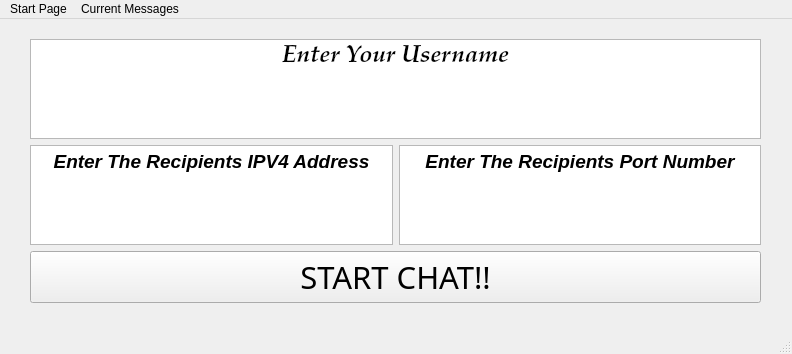
<?xml version="1.0" encoding="UTF-8"?>
<ui version="4.0">
 <class>MainWindow</class>
 <widget class="QMainWindow" name="MainWindow">
  <property name="geometry">
   <rect>
    <x>0</x>
    <y>0</y>
    <width>792</width>
    <height>354</height>
   </rect>
  </property>
  <property name="windowTitle">
   <string>ChatApplication</string>
  </property>
  <widget class="QWidget" name="centralwidget">
   <widget class="QWidget" name="verticalLayoutWidget">
    <property name="geometry">
     <rect>
      <x>30</x>
      <y>20</y>
      <width>731</width>
      <height>264</height>
     </rect>
    </property>
    <layout class="QVBoxLayout" name="verticalLayout">
     <item>
      <widget class="QTextEdit" name="Username">
       <property name="font">
        <font>
         <family>Palatino Linotype</family>
        </font>
       </property>
       <property name="html">
        <string>&lt;!DOCTYPE HTML PUBLIC &quot;-//W3C//DTD HTML 4.0//EN&quot; &quot;http://www.w3.org/TR/REC-html40/strict.dtd&quot;&gt;
&lt;html&gt;&lt;head&gt;&lt;meta name=&quot;qrichtext&quot; content=&quot;1&quot; /&gt;&lt;style type=&quot;text/css&quot;&gt;
p, li { white-space: pre-wrap; }
&lt;/style&gt;&lt;/head&gt;&lt;body style=&quot; font-family:'Palatino Linotype'; font-size:8.25pt; font-weight:400; font-style:normal;&quot;&gt;
&lt;p align=&quot;center&quot; style=&quot; margin-top:0px; margin-bottom:0px; margin-left:0px; margin-right:0px; -qt-block-indent:0; text-indent:0px;&quot;&gt;&lt;span style=&quot; font-family:'MS Shell Dlg 2'; font-size:18pt; font-weight:600; font-style:italic;&quot;&gt;Enter Your Username&lt;/span&gt;&lt;/p&gt;&lt;/body&gt;&lt;/html&gt;</string>
       </property>
      </widget>
     </item>
     <item>
      <layout class="QHBoxLayout" name="horizontalLayout">
       <item>
        <widget class="QTextEdit" name="IPV4">
         <property name="html">
          <string>&lt;!DOCTYPE HTML PUBLIC &quot;-//W3C//DTD HTML 4.0//EN&quot; &quot;http://www.w3.org/TR/REC-html40/strict.dtd&quot;&gt;
&lt;html&gt;&lt;head&gt;&lt;meta name=&quot;qrichtext&quot; content=&quot;1&quot; /&gt;&lt;style type=&quot;text/css&quot;&gt;
p, li { white-space: pre-wrap; }
&lt;/style&gt;&lt;/head&gt;&lt;body style=&quot; font-family:'MS Shell Dlg 2'; font-size:8.25pt; font-weight:400; font-style:normal;&quot;&gt;
&lt;p align=&quot;center&quot; style=&quot; margin-top:0px; margin-bottom:0px; margin-left:0px; margin-right:0px; -qt-block-indent:0; text-indent:0px;&quot;&gt;&lt;span style=&quot; font-size:14pt; font-weight:600; font-style:italic;&quot;&gt;Enter The Recipients IPV4 Address&lt;/span&gt;&lt;/p&gt;&lt;/body&gt;&lt;/html&gt;</string>
         </property>
        </widget>
       </item>
       <item>
        <widget class="QTextEdit" name="textEdit_3">
         <property name="html">
          <string>&lt;!DOCTYPE HTML PUBLIC &quot;-//W3C//DTD HTML 4.0//EN&quot; &quot;http://www.w3.org/TR/REC-html40/strict.dtd&quot;&gt;
&lt;html&gt;&lt;head&gt;&lt;meta name=&quot;qrichtext&quot; content=&quot;1&quot; /&gt;&lt;style type=&quot;text/css&quot;&gt;
p, li { white-space: pre-wrap; }
&lt;/style&gt;&lt;/head&gt;&lt;body style=&quot; font-family:'MS Shell Dlg 2'; font-size:8.25pt; font-weight:400; font-style:normal;&quot;&gt;
&lt;p align=&quot;center&quot; style=&quot; margin-top:0px; margin-bottom:0px; margin-left:0px; margin-right:0px; -qt-block-indent:0; text-indent:0px;&quot;&gt;&lt;span style=&quot; font-size:14pt; font-weight:600; font-style:italic;&quot;&gt;Enter The Recipients Port Number&lt;/span&gt;&lt;/p&gt;&lt;/body&gt;&lt;/html&gt;</string>
         </property>
        </widget>
       </item>
      </layout>
     </item>
     <item>
      <widget class="QPushButton" name="pushButton">
       <property name="font">
        <font>
         <family>Onyx</family>
         <pointsize>23</pointsize>
         <weight>50</weight>
         <italic>false</italic>
         <bold>false</bold>
         <stylestrategy>PreferAntialias</stylestrategy>
        </font>
       </property>
       <property name="text">
        <string>START CHAT!!</string>
       </property>
       <property name="autoDefault">
        <bool>true</bool>
       </property>
      </widget>
     </item>
    </layout>
   </widget>
  </widget>
  <widget class="QMenuBar" name="menubar">
   <property name="geometry">
    <rect>
     <x>0</x>
     <y>0</y>
     <width>792</width>
     <height>21</height>
    </rect>
   </property>
   <widget class="QMenu" name="menuLogin_Page">
    <property name="title">
     <string>Start Page</string>
    </property>
   </widget>
   <widget class="QMenu" name="menuCurrent_Messages">
    <property name="title">
     <string>Current Messages</string>
    </property>
   </widget>
   <addaction name="menuLogin_Page"/>
   <addaction name="menuCurrent_Messages"/>
  </widget>
  <widget class="QStatusBar" name="statusbar"/>
 </widget>
 <resources/>
 <connections/>
</ui>
